Frame 1 (no input): blank canvas, image omitted
Frame 60 (no input): blank canvas, image omitted
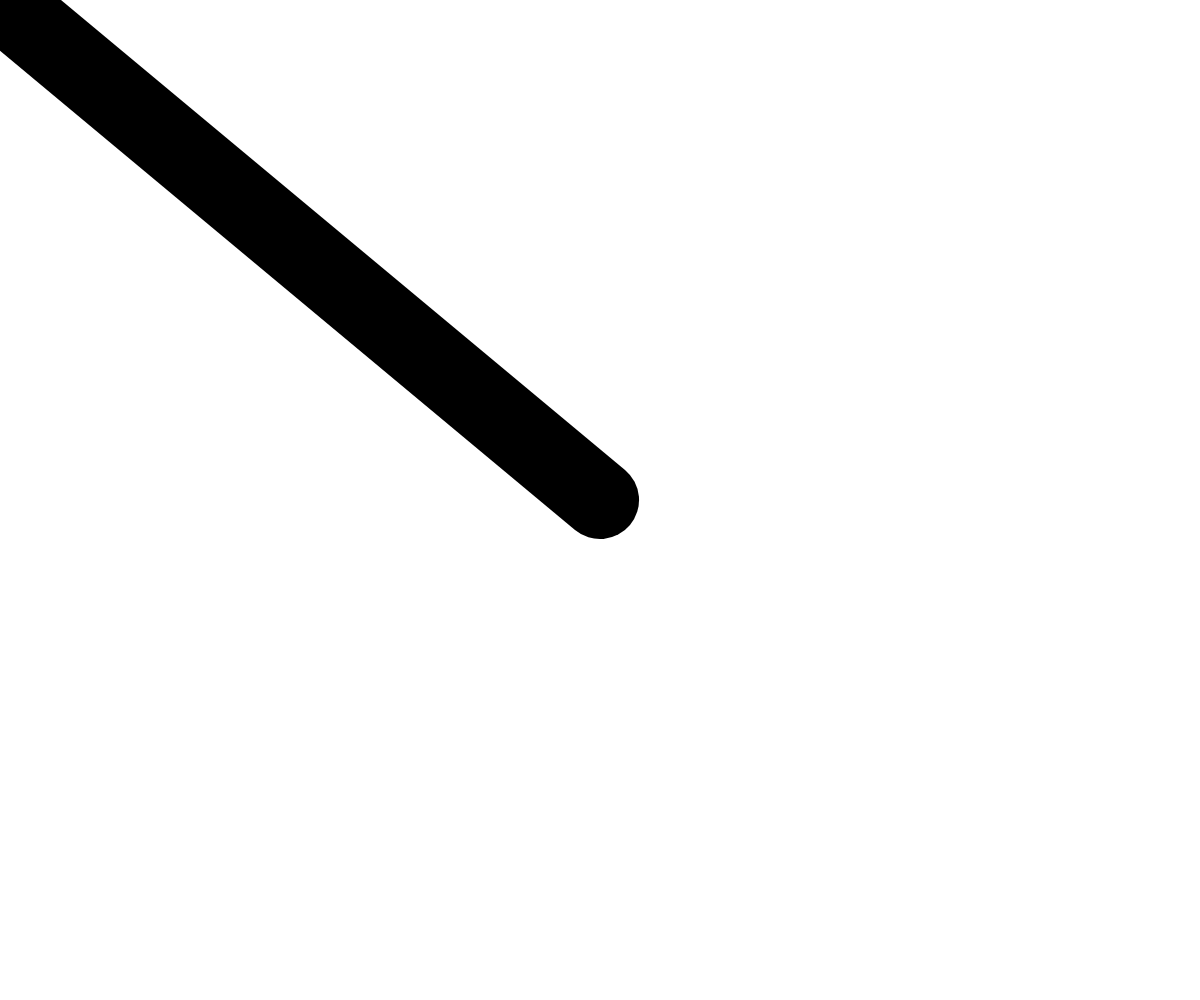
Frame 120 (the mouse pressed at the canvas centre since frame 60)

The p5.js sketch whose frames 1 and 60 were blank and that drew this single picture after the mouse press (run headless with seeded random() and noise() and a simulated clock; from frame 60 on, the mouse is pressed at the canvas centre):

// p5.js sketch
// ── sketch.js
/*
Mimi Yin NYU-ITP
Drawing lines with the mouse.
Strokeweight based on mouse speed.
The faster the mouse, the thicker the line.
*/

function setup() {
  createCanvas(windowWidth, windowHeight);
  background(255);
}

function draw() {

  // Calculate speed of mouse
  let speed = dist(pmouseX, pmouseY, mouseX, mouseY);
  
  // Set the strokweight to 1/10th of the speed.
  strokeWeight(speed / 10);
  // Draw a line from the previous mouse position
  // to the current mouse position.
  line(pmouseX, pmouseY, mouseX, mouseY);

}
